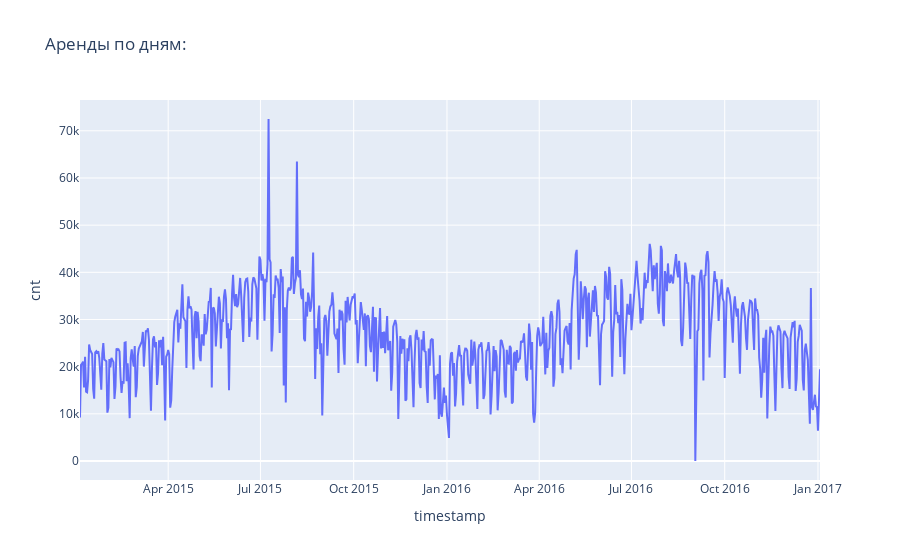

This figure's notebook cell:
### Code cell
# Построим линейный график количества аренд в разбивке по дням. Почасовые значения аггрегируем в рамках каждого дня:
cnt_daily = df.set_index('timestamp').resample(rule='D').cnt.sum()


fig = px.line(cnt_daily, y='cnt', title='Аренды по дням:')
fig.show() 


# Максимальное число аренд в день превысило 70000.
# Есть резкие скачки как вверх, так и вниз. 
# Зимой аренд меньше, чем летом.

### Figure 1 — Plotly figure (JSON) as saved in the notebook; plotly's stock layout.template omitted (floating-point values rounded to 4 significant figures; data arrays with more than 128 entries replaced by an {"elided": "..."} marker saying what was removed)
{"data": [{"hovertemplate": "timestamp=%{x}<br>cnt=%{y}<extra></extra>", "legendgroup": "", "line": {"color": "#636efa", "dash": "solid"}, "mode": "lines", "name": "", "orientation": "v", "showlegend": false, "type": "scatter", "x": {"elided": "731 str values"}, "xaxis": "x", "y": {"elided": "731 int values"}, "yaxis": "y"}], "layout": {"legend": {"tracegroupgap": 0}, "title": {"text": "Аренды по дням:"}, "xaxis": {"anchor": "y", "domain": [0, 1], "title": {"text": "timestamp"}}, "yaxis": {"anchor": "x", "domain": [0, 1], "title": {"text": "cnt"}}}}
